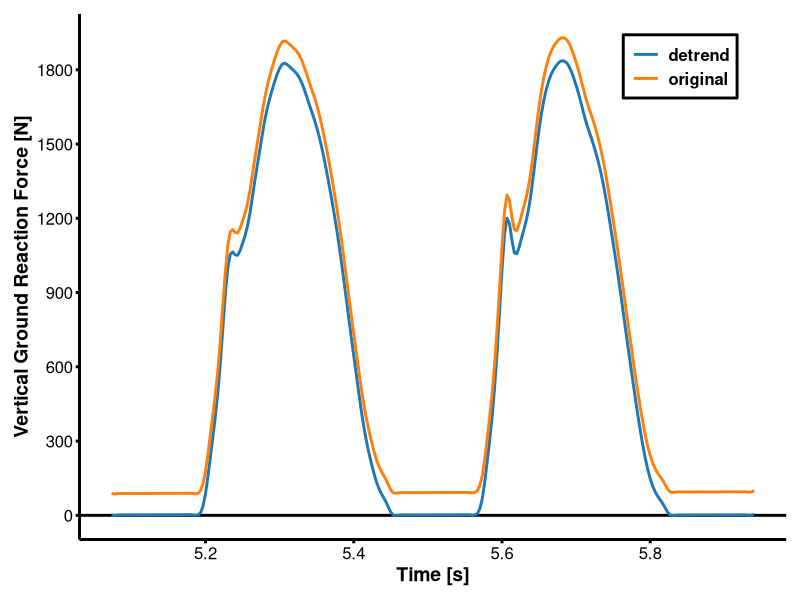
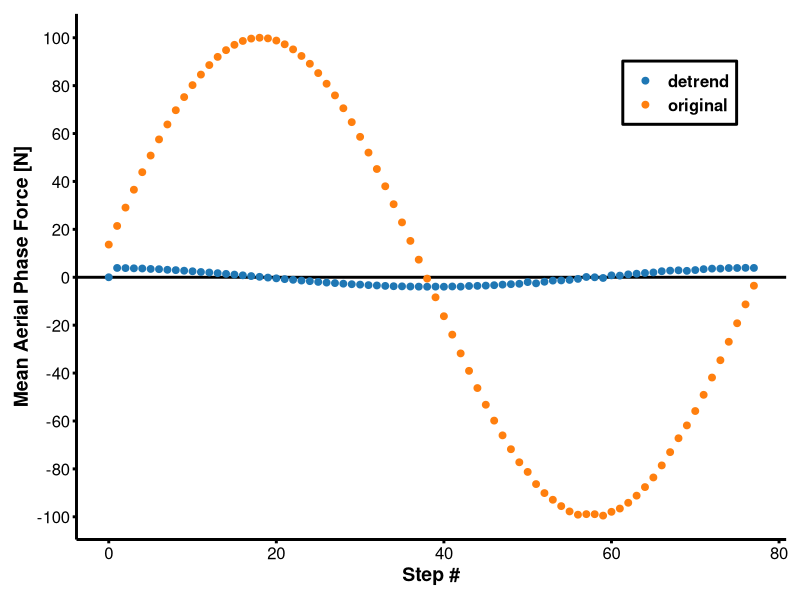
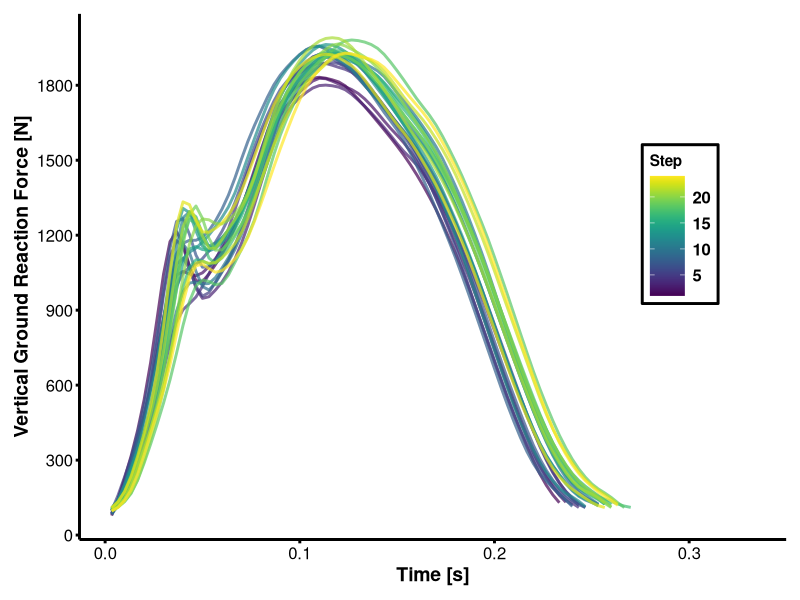

These charts were generated, in order, by the following R code:
library(ggplot2)
library(ggthemes)
library(viridis)

data.raw = read.csv('detrend_plots_data.csv') #exported from sample.py [force_fd] and [GRF_filt]
head(data.raw)

data.raw$t = rep(seq(0.003333333,30, 1/300),2)

ggplot(data = data.raw[data.raw$frame <1782 & data.raw$frame > 1520,]) +
  geom_abline(intercept = 0, slope = 0, lwd = 1, alpha = 1)+
  geom_line((aes(x = t, y = force, color = signal)), alpha = 1, lwd = 1)+
  scale_color_tableau(palette = 'Classic 10')+
  scale_y_continuous('Vertical Ground Reaction Force [N]', breaks = seq(0,2000,300))+
  scale_x_continuous('Time [s]', breaks = seq(5,6,.2))+
  theme_classic()+
  theme(axis.line = element_line(size =1, color = 'black'),
        axis.ticks = element_line(size = 1, color = 'black'),
        axis.text = element_text(size = 12, color = 'black'),
        axis.title = element_text(size = 14, face = 'bold', color = 'black'),
        legend.position = c(.85,.9),
        legend.text = element_text(size = 12, face = 'bold', color = 'black'),
        legend.title = element_blank(),
        legend.key.width = unit(.3, 'in'),
        legend.background = element_rect(fill = alpha('white',0.8), size = 1, linetype = 'solid', color = 'black'),
        plot.margin = unit(c(10,10,10,10),'points'))

# ggsave('waveform.png',height = 4, width = 8, units = 'in')

data.mean = read.csv('means_plots_data.csv') #exported from sample.py [aerial_means_d]
head(data.mean)

ggplot(data = data.mean) +
  geom_abline(intercept = 0, slope = 0, lwd = 1, alpha = 1, color = 'black')+
  geom_point((aes(y = force, x = step, color = signal)), size = 2, alpha = 1)+
  scale_y_continuous('Mean Aerial Phase Force [N]', breaks = seq(-100,100,20))+
  scale_x_continuous('Step #')+
  scale_color_tableau(palette = 'Classic 10')+
  theme_classic()+
  theme(axis.line = element_line(size =1, color = 'black'),
        axis.ticks = element_line(size = 1, color = 'black'),
        axis.text = element_text(size = 12, color = 'black'),
        axis.title = element_text(size = 14, face = 'bold', color = 'black'),
        legend.position = c(.85,.85),
        legend.text = element_text(size = 12, face = 'bold', color = 'black'),
        legend.title = element_blank(),
        legend.key.width = unit(.3, 'in'),
        legend.background = element_rect(fill = alpha('white',0.8), size = 1, linetype = 'solid', color = 'black'),
        plot.margin = unit(c(10,10,10,10),'points'))

# ggsave('steps.png',height = 4, width = 8, units = 'in')

step <- read.csv('stepID.csv') #exported from sample.py [step_begin] and [step_end]
head(step)

temp <- data.frame(matrix(nrow = 100, ncol = nrow(step)))
orig <- data.raw$force[data.raw$signal == 'original']
for (i in 1:nrow(step)){
  temp[1:(step$end[i]-step$begin[i]+1),i] <- orig[step$begin[i]:step$end[i]]
  
}
colnames(temp) <- seq(1:nrow(step))

library(reshape2)

temp_m <- melt(temp) #X1 = step1, X2 = step2
temp_m$time <- rep(data.raw$t[1:100],nrow(step))
colnames(temp_m) <- c('Step','force','time')
temp_m$Step <- as.numeric(temp_m$Step)
head(temp_m)

ggplot(data = temp_m[temp_m$Step <25,], aes(x = time, y = force, group = Step))+
  geom_line(aes(color = Step), lwd = 1, alpha = 0.7)+
  # scale_color_gradient2_tableau(palette = "Green-Blue Diverging", guide = "colourbar")+
  scale_color_viridis(option = 'viridis')+
  scale_y_continuous('Vertical Ground Reaction Force [N]', breaks = seq(0,2000,300))+
  scale_x_continuous('Time [s]', breaks = seq(0,.3,.1))+
  theme_classic()+
  theme(axis.line = element_line(size =1, color = 'black'),
        axis.ticks = element_line(size = 1, color = 'black'),
        axis.text = element_text(size = 12, color = 'black'),
        axis.title = element_text(size = 14, face = 'bold', color = 'black'),
        legend.position = c(.85,.6),
        legend.text = element_text(size = 12, face = 'bold', color = 'black'),
        legend.title = element_text(face = 'bold'),
        legend.key.width = unit(.35, 'in'),
        legend.background = element_rect(fill = alpha('white',0.8), size = 1, linetype = 'solid', color = 'black'),
        plot.margin = unit(c(10,10,10,10),'points'))

# ggsave('Figure_1.png',height = 4, width = 8, units = 'in')
